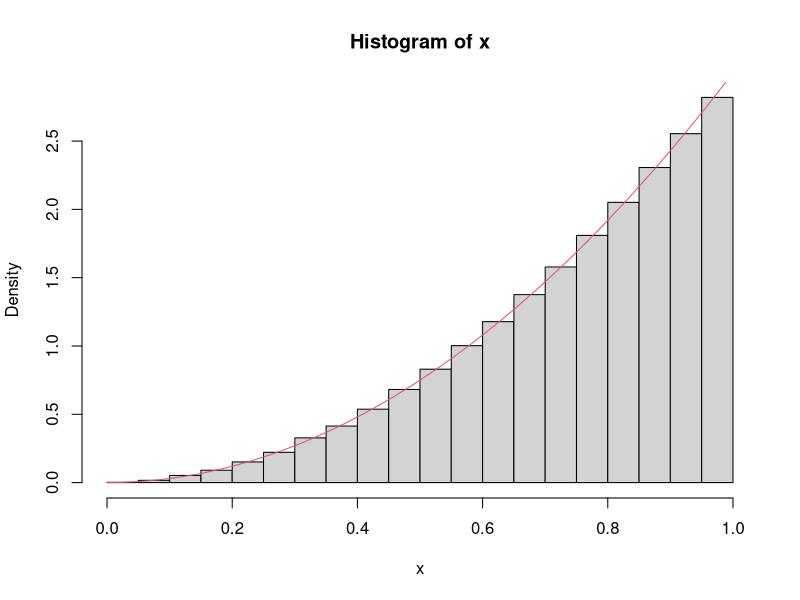
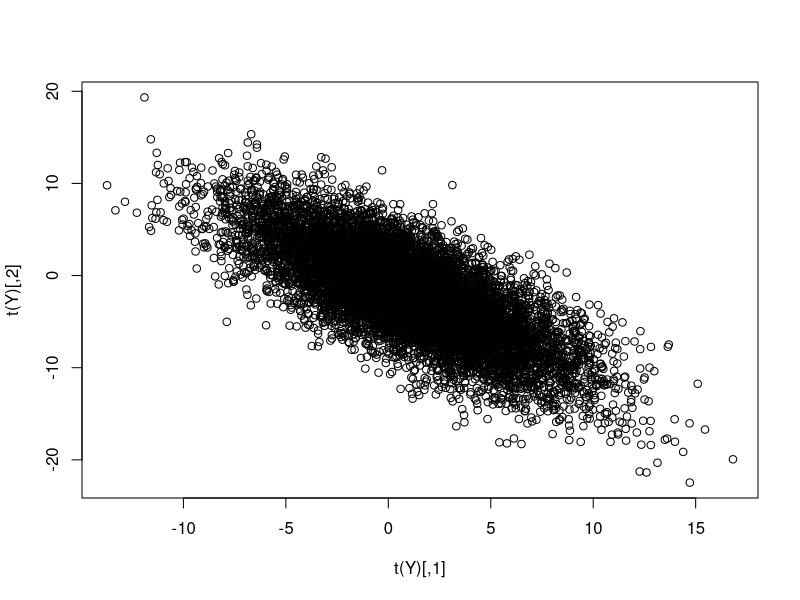

The R script that drew these images, in order:
## Here is some code in R that uses a numerical root-finding algorithm to find
## the unique solution in (0,1) to the equation x^3 = U, where U is taken to 
## be a uniform (0,1) variable.

# Set up F and its numerical inverse function:
F <- function(x) x^3
FminusU <- function(x, u) F(x) - u
Finv <- function(u) uniroot(FminusU, interval=c(0,1), u=u)$root

# Now generate a lot of uniforms and apply Finv to them:
u <- runif(1e5)
system.time (x <- sapply(u, Finv))  # use system.time to see how long it takes

# Verify that the sample appears to come from the correct density:
hist(x, freq=FALSE)
xx <- seq(0, 1, len=200)
lines(xx, 3 * xx^2, col=2)



## Here is some code in R that uses the eigenvalue decomposition
## to generate multivariate normal vectors with a particular mean mu and
## variance matrix Sigma:

## Define the mu vector and Sigma matrix:
mu <- c(1, -2)
Sigma <- matrix(c(16, -15, 15, 25), 2, 2)

# Now use the eigen decomposition to find X such that X %*% t(X) equals Sigma:
e <- eigen (Sigma, symmetric=TRUE) # The algorithm is slightly more efficient
                                   # if symmetric=TRUE is given.
X <- e$vec %*% (t(e$vec) * sqrt(e$val)) 

# Verify that it worked:
X %*% t(X)

# Now multiply X by a lot of columns of standard normals and add mu:
Y <- X %*% matrix(rnorm(2e4), nrow=2) + mu

# Here is a plot of the result:
plot(t(Y))

